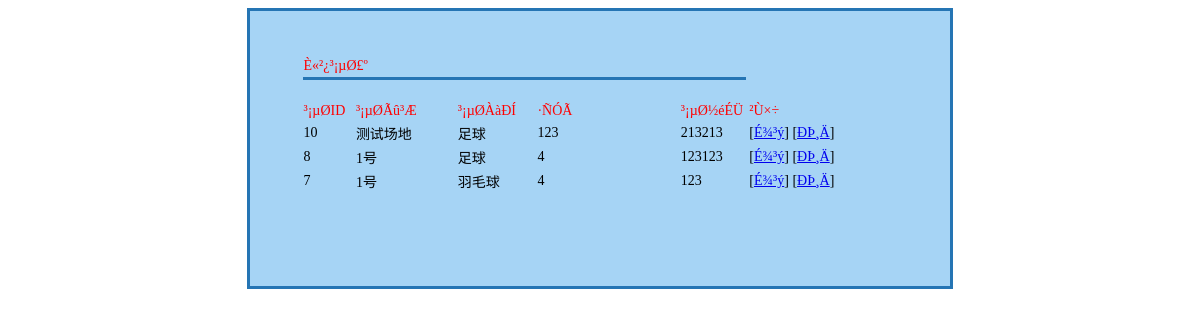
The page /gymgym/admin/ground.php on the database its author committed.
### tables this page shows
CREATE TABLE `ground` (
  `ground_id` int(11) NOT NULL auto_increment,
  `content` text NOT NULL,
  `name` varchar(50) default NULL,
  `type` varchar(50) default NULL,
  `cost` varchar(11) default NULL,
  PRIMARY KEY  (`ground_id`)
);

### gymgym/admin/ground.php (the view, shortened to what this page needs)
<!DOCTYPE HTML PUBLIC "-//W3C//DTD HTML 4.01 Transitional//EN" "http://www.w3.org/TR/html4/loose.dtd">
<html>
<head>
</head>
<body>
<div align="center">
  <table width="706" height="281" border="0" class="table_big">
    <tr>
      <td valign="top"><div align="center">
		  <br>
          <table width="601" border="0" class="table_small">
            <tr>
              <td colspan="5">&nbsp;</td>
            </tr>
            <tr>
              <td colspan="5" class="text_title"><div align="left">È«²¿³¡µØ£º</div></td>
            </tr>
            <tr>
              <td colspan="5" class="table_title">&nbsp;</td>
            </tr>
            <tr class="text_title">
              <td width="50"><div align="left">³¡µØID</div></td>
              <td width="107"><div align="left">³¡µØÃû³Æ</div></td>
              <td width="80"><div align="left">³¡µØÀàÐÍ</div></td>
              <td width="165"><div align="left">·ÑÓÃ</div></td>
			   <td width="65"><div align="left">³¡µØ½éÉÜ</div></td>
              <td width="173"><div align="left">²Ù×÷</div></td>
            </tr>
			<?php
				$sql = "select * from ground order by ground_id DESC";
$res=mysql_query($sql);
				while($rs_ground=mysql_fetch_array($res))
				{
				$delurl="del.php?ground_id=$rs_ground[ground_id]";
				$editurl="admin_edit.php?ground_id=$rs_ground[ground_id]";
			?>
            <tr class="text">
              <td><div align="left"><?php echo $rs_ground["ground_id"]?></div></td>
              <td><div align="left"><?php echo $rs_ground["name"]?></div></td>
              <td><div align="left"><?php echo $rs_ground["type"]?></div></td>
              <td><div align="left"><?php echo $rs_ground["cost"]?></div></td>
			                <td><div align="left"><?php echo $rs_ground["content"]?></div></td>
              <td>
			  	<div align="left">
			  		[<a href="<?php echo $delurl?>">É¾³ý</a>]
					[<a href="<?php echo $editurl?>">ÐÞ¸Ä</a>]
				</div>
			</td>
            </tr>
			<?php
			}
			?>
            <tr>
              <td colspan="5">&nbsp;</td>
            </tr>
          </table>
          <br>
		  <br>
      </div></td>
    </tr>
  </table>
</div>
</body>
</html>

### gymgym/admin/style.css (style rules this page uses)
.text { font-size:14px; }
.table_big { background-color: #A6D4F5; border: 3px solid #2575B4; }
.text_title { font-size:14px; color: #FF0000; }
.table_small { border: thin solid #A6D4F5; }
.table_title { border-top: medium solid #2575B4; border-right: none #2575B4; border-bottom: none #2575B4; border-left: none #2575B4; }

### rows shown on the page
ground: ground_id "10", name "测试场地", type "足球", cost "123", content "213213"
ground: ground_id "8", name "1号", type "足球", cost "4", content "123123"
ground: ground_id "7", name "1号", type "羽毛球", cost "4", content "123"
